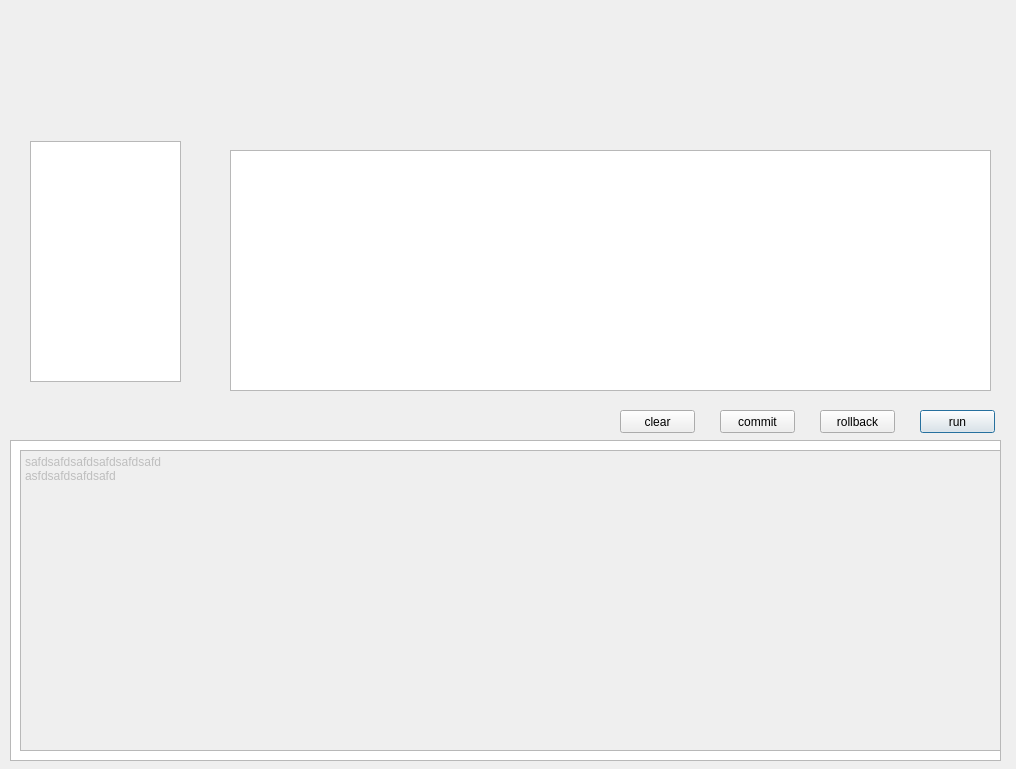
<?xml version="1.0" encoding="UTF-8"?>
<ui version="4.0">
 <class>Dialog</class>
 <widget class="QDialog" name="Dialog">
  <property name="geometry">
   <rect>
    <x>0</x>
    <y>0</y>
    <width>1016</width>
    <height>769</height>
   </rect>
  </property>
  <property name="windowTitle">
   <string>Dialog</string>
  </property>
  <widget class="QPushButton" name="button_run">
   <property name="geometry">
    <rect>
     <x>920</x>
     <y>410</y>
     <width>75</width>
     <height>23</height>
    </rect>
   </property>
   <property name="text">
    <string>run</string>
   </property>
  </widget>
  <widget class="QTextEdit" name="textEdit">
   <property name="geometry">
    <rect>
     <x>230</x>
     <y>150</y>
     <width>761</width>
     <height>241</height>
    </rect>
   </property>
  </widget>
  <widget class="QListView" name="listView">
   <property name="geometry">
    <rect>
     <x>30</x>
     <y>141</y>
     <width>151</width>
     <height>241</height>
    </rect>
   </property>
   <property name="editTriggers">
    <set>QAbstractItemView::NoEditTriggers</set>
   </property>
  </widget>
  <widget class="QPushButton" name="button_rollback">
   <property name="geometry">
    <rect>
     <x>820</x>
     <y>410</y>
     <width>75</width>
     <height>23</height>
    </rect>
   </property>
   <property name="text">
    <string>rollback</string>
   </property>
  </widget>
  <widget class="QPushButton" name="button_commit">
   <property name="geometry">
    <rect>
     <x>720</x>
     <y>410</y>
     <width>75</width>
     <height>23</height>
    </rect>
   </property>
   <property name="text">
    <string>commit</string>
   </property>
  </widget>
  <widget class="QPushButton" name="button_clear">
   <property name="geometry">
    <rect>
     <x>620</x>
     <y>410</y>
     <width>75</width>
     <height>23</height>
    </rect>
   </property>
   <property name="text">
    <string>clear</string>
   </property>
  </widget>
  <widget class="QTextBrowser" name="textBrowser">
   <property name="enabled">
    <bool>false</bool>
   </property>
   <property name="geometry">
    <rect>
     <x>20</x>
     <y>450</y>
     <width>981</width>
     <height>301</height>
    </rect>
   </property>
   <property name="html">
    <string>&lt;!DOCTYPE HTML PUBLIC &quot;-//W3C//DTD HTML 4.0//EN&quot; &quot;http://www.w3.org/TR/REC-html40/strict.dtd&quot;&gt;
&lt;html&gt;&lt;head&gt;&lt;meta name=&quot;qrichtext&quot; content=&quot;1&quot; /&gt;&lt;style type=&quot;text/css&quot;&gt;
p, li { white-space: pre-wrap; }
&lt;/style&gt;&lt;/head&gt;&lt;body style=&quot; font-family:'Gulim'; font-size:9pt; font-weight:400; font-style:normal;&quot;&gt;
&lt;p style=&quot; margin-top:0px; margin-bottom:0px; margin-left:0px; margin-right:0px; -qt-block-indent:0; text-indent:0px;&quot;&gt;safdsafdsafdsafdsafdsafd&lt;/p&gt;
&lt;p style=&quot; margin-top:0px; margin-bottom:0px; margin-left:0px; margin-right:0px; -qt-block-indent:0; text-indent:0px;&quot;&gt;asfdsafdsafdsafd&lt;/p&gt;&lt;/body&gt;&lt;/html&gt;</string>
   </property>
  </widget>
  <widget class="QTableView" name="tableView">
   <property name="geometry">
    <rect>
     <x>10</x>
     <y>440</y>
     <width>991</width>
     <height>321</height>
    </rect>
   </property>
  </widget>
  <zorder>tableView</zorder>
  <zorder>button_run</zorder>
  <zorder>textEdit</zorder>
  <zorder>listView</zorder>
  <zorder>button_rollback</zorder>
  <zorder>button_commit</zorder>
  <zorder>button_clear</zorder>
  <zorder>textBrowser</zorder>
 </widget>
 <resources/>
 <connections>
  <connection>
   <sender>button_clear</sender>
   <signal>clicked()</signal>
   <receiver>textEdit</receiver>
   <slot>clear()</slot>
   <hints>
    <hint type="sourcelabel">
     <x>657</x>
     <y>421</y>
    </hint>
    <hint type="destinationlabel">
     <x>610</x>
     <y>270</y>
    </hint>
   </hints>
  </connection>
 </connections>
</ui>
